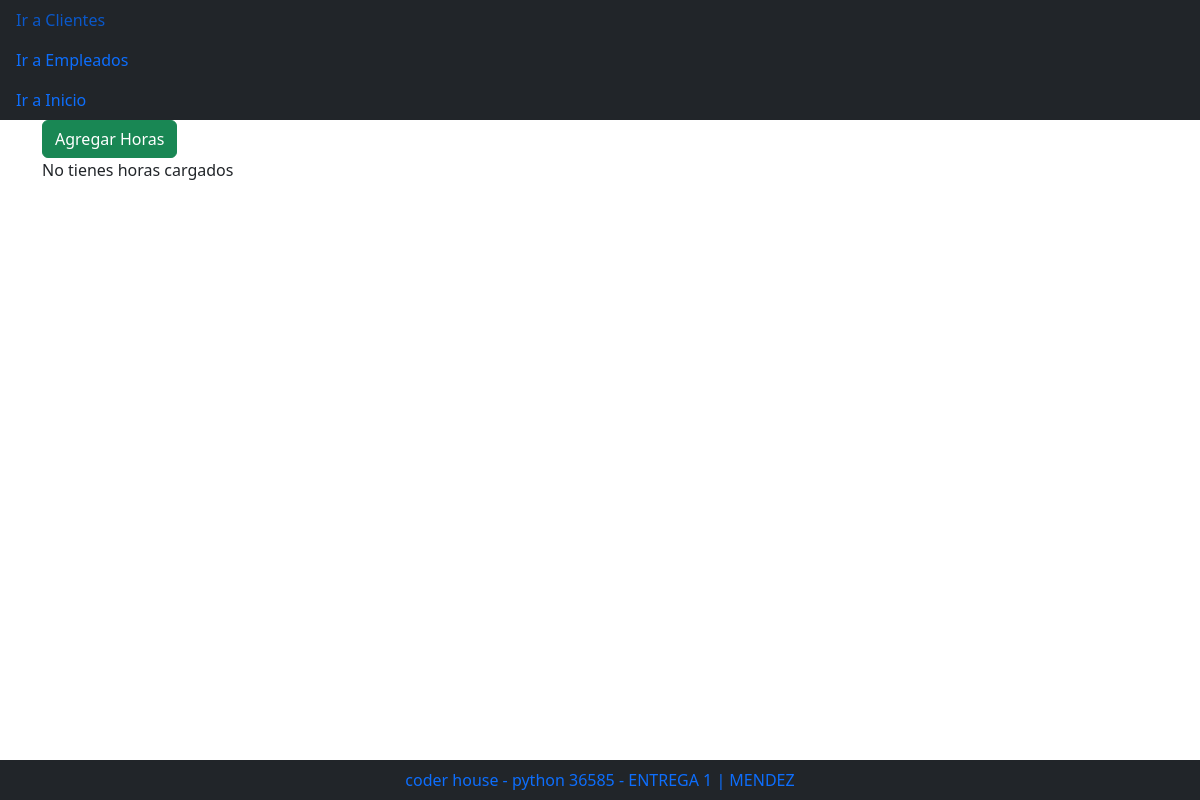
Before: /horas_clientes/ with the older database file.
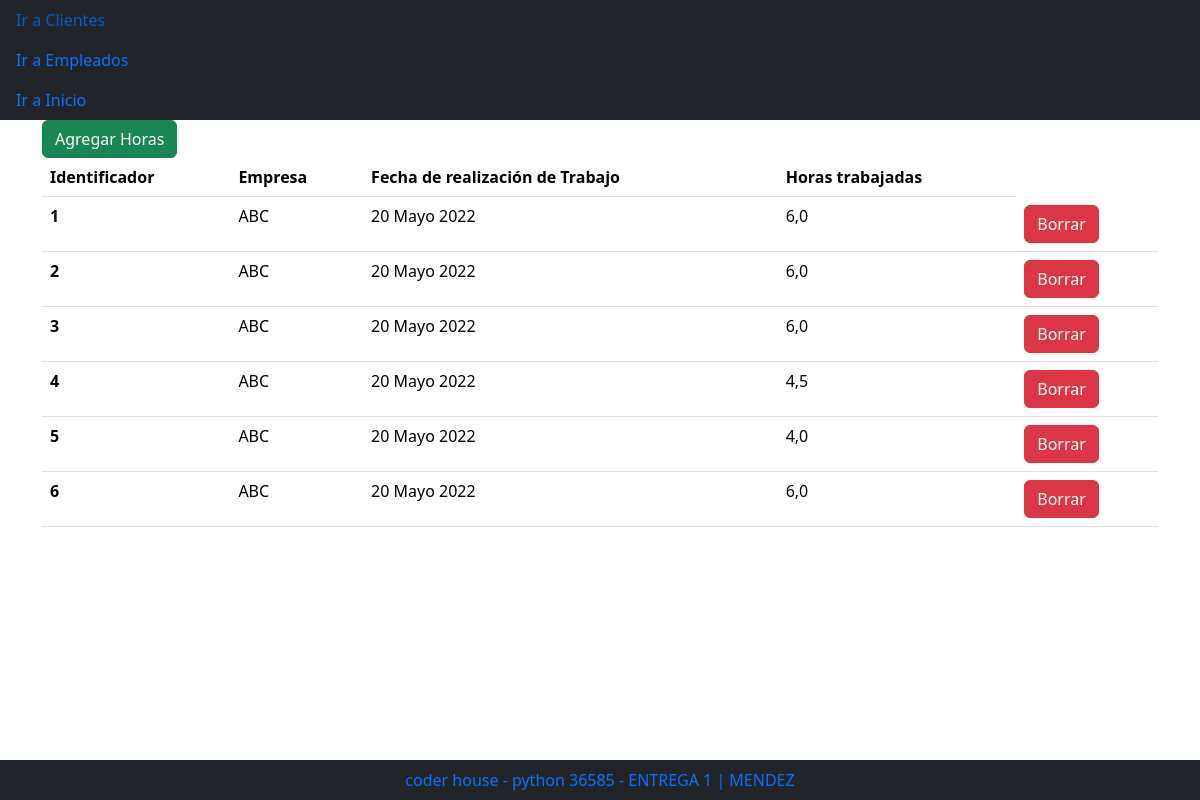
After: the same page with the newer database file.
### familia/models.py (models this page shows)
class HorasCliente(models.Model):
    nombre_cliente = models.CharField(max_length=100)
    fecha_de_trabajo = models.DateField()
    horas_trabajadas = models.FloatField(default=0.0)

### familia/views.py (the view)
# urls.py: path('horas_clientes/', views.ir_a_horas, name="horas_clientes"),
def ir_a_horas(request):
    horas_clientes = HorasCliente.objects.all()
    template = loader.get_template('horas_clientes/lista_horas_clientes.html')
    context = {
        'horas_clientes': horas_clientes,
    }
    return HttpResponse(template.render(context, request))

### familia/templates/horas_clientes/lista_horas_clientes.html
{% extends "horas_clientes/base_horas_clientes.html" %}
{% load bootstrap5 %}
{% block cuerpo %}
<div class="container">
  <div class="row">
    <div class="col">
      {% url 'agregar_horas' as agregar_horas_url %}
      {% bootstrap_button "Agregar Horas" button_class="btn-success" button_type="link" href=agregar_horas_url %}
    <div>
  <div>
  <div class="row">
    <div class="col">
        {% if horas_clientes %}
        <table class="table">
            <thead>
                <th scope="col">Identificador</th>
                <th scope="col">Empresa</th>
                <th scope="col">Fecha de realización de Trabajo</th>
                <th scope="col">Horas trabajadas</th>
            </thead>
            {% for h in horas_clientes %}
            <tbody>
                <tr>
                    <th scope="row">{{h.id}} </th>
                    <td> {{h.nombre_cliente}} </td>
                    <td> {{h.fecha_de_trabajo}} </td>
                    <td> {{h.horas_trabajadas}} </td>
                    {% url 'borrar_horas' identificador=h.id as borrar_horas_url %}
                    <td>{% bootstrap_button "Borrar" size="sm" button_class="btn-danger" button_type="link" href=borrar_horas_url %}</td>
                </tr>
            </tbody>
            {% endfor %}
        </table>
        {% else %}
            <p>No tienes horas cargados</p>
        {% endif %}
    </div>
  </div>
</div>
{% endblock %}

Changed rows visible on the page:
added HorasCliente: id "1", nombre_cliente "ABC", fecha_de_trabajo "20 Mayo 2022", horas_trabajadas "6,0", bootstrap_button "Borrar"
added HorasCliente: id "2", nombre_cliente "ABC", fecha_de_trabajo "20 Mayo 2022", horas_trabajadas "6,0", bootstrap_button "Borrar"
added HorasCliente: id "3", nombre_cliente "ABC", fecha_de_trabajo "20 Mayo 2022", horas_trabajadas "6,0", bootstrap_button "Borrar"
added HorasCliente: id "4", nombre_cliente "ABC", fecha_de_trabajo "20 Mayo 2022", horas_trabajadas "4,5", bootstrap_button "Borrar"
added HorasCliente: id "5", nombre_cliente "ABC", fecha_de_trabajo "20 Mayo 2022", horas_trabajadas "4,0", bootstrap_button "Borrar"
added HorasCliente: id "6", nombre_cliente "ABC", fecha_de_trabajo "20 Mayo 2022", horas_trabajadas "6,0", bootstrap_button "Borrar"
Other visible differences:
text no longer shown: "No tienes horas cargados"
text now shown: "Identificador Empresa Fecha de realización de Trabajo Horas trabajadas"
